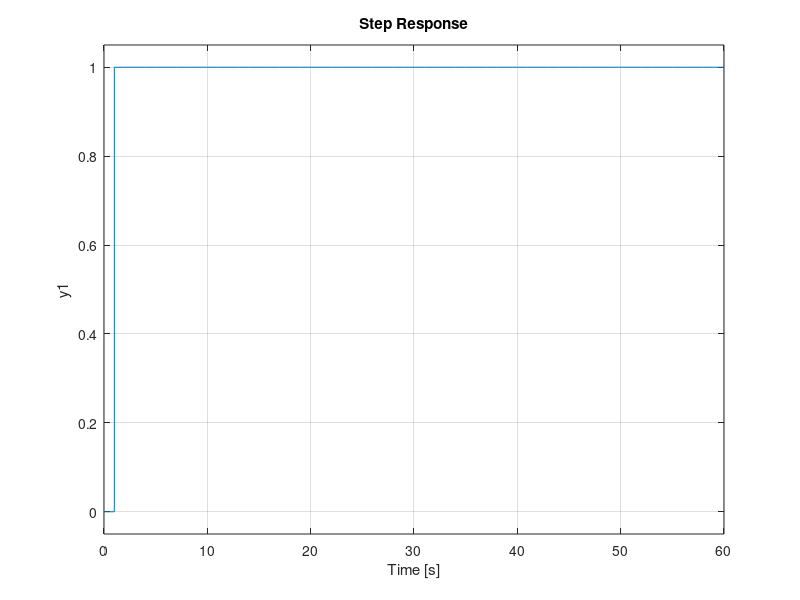
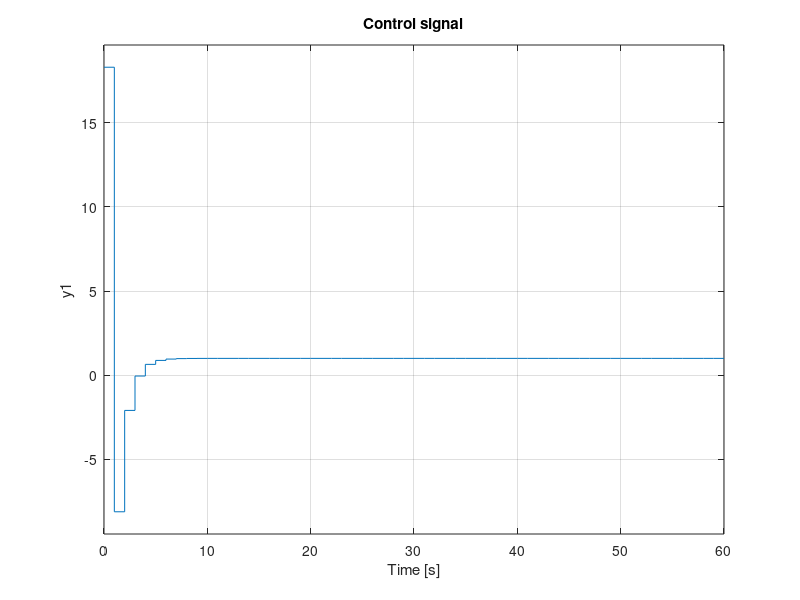

The MATLAB script that drew these images, in order:
%% ========================================================================
% ---- ACS6101 Assignment week 5
% ---- Registration number: 180123717
% ---- Name: Paulo Roberto Loma Marconi
% ---- 03/11/2018
%% === Question 2 =========================================================
clear; clc; close all;
s = tf('s');
Gp = 0.04*(s+1)/(s^2+0.2*s+0.04); % uncompensated plant
Ts = 1; % sampling time
Gz = c2d(Gp,Ts,'zoh'); % System transfer function in discrete time
% Minimum phase case
z=zpk('z',Ts);
Mz = 1/z; % closed-loop because the relative order d = 1
Dz = Mz/(Gz*(1-Mz)); % deadbeat controller
Dz = minreal(Dz); % cancel common factors
fig = figure(1); 
step(Dz*Gz/(1+Dz*Gz)) % step response of closed-loop
saveas(fig,'Q2_deadbeat_step.png');
fig = figure(2); 
step(Dz/(1+Dz*Gz)) % control signal
title('Control signal');
saveas(fig,'Q2_deadbeat_control.png');